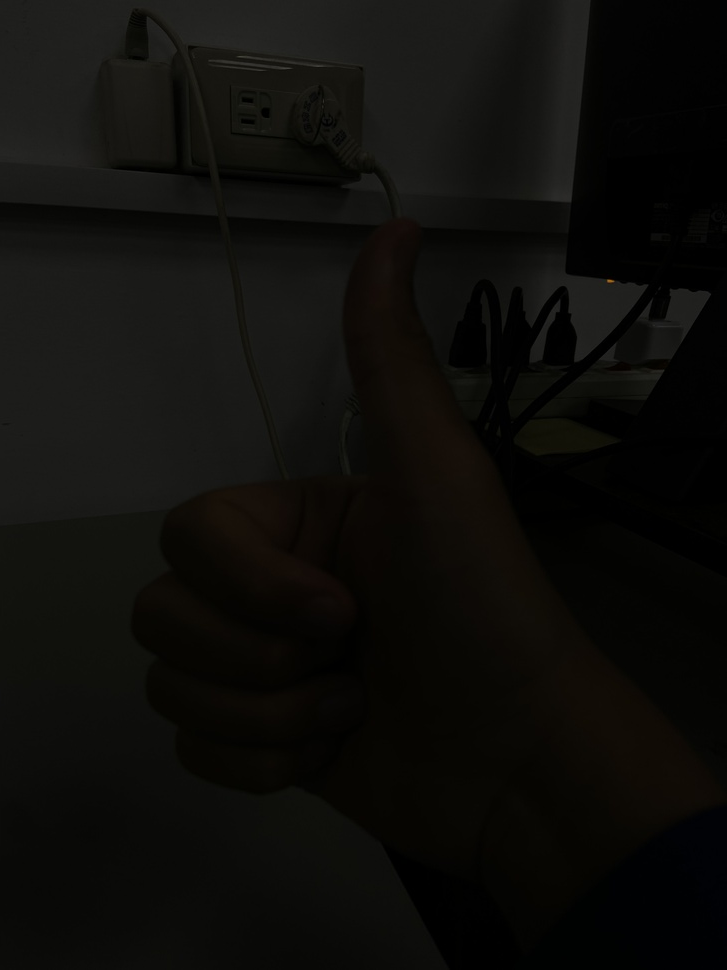
#> input picture hw1/hw1.jpeg, 727 x 970 px, shrunk from 3024 x 4032 before the run
$ python HW1_B11002220_opencv.py
#> lines starting #> are read from the running program, lines starting #| are printed output that depends on the picture
import cv2
import numpy as np
from matplotlib import pyplot as plt

# 載入圖片
image = cv2.imread("hw1.jpeg")
#> image is the input picture: shape (970, 727, 3); mean B, G, R 10.4, 13, 13.6
gray_image = cv2.cvtColor(image, cv2.COLOR_BGR2GRAY)
# 顯示原圖片 & 直方圖
plt.figure()
plt.title("Before equalizeHist by opencv ")
plt.imshow(gray_image, cmap='gray')
plt.show()
hist = cv2.calcHist([gray_image], [0], None, [256], [0, 256])
#> hist = 256 values, max 45015 at index 1, min 0 at index 72, mean 2754.6
hist.flatten()
plt.figure()
plt.title("hist by opencv ")
plt.xlabel("Bins")
plt.ylabel("numbers of piexls ")
plt.plot(hist)
plt.show()
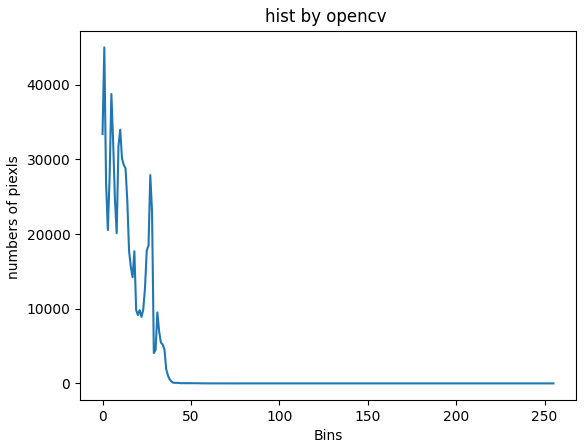
#> figure drawn by matplotlib, 1 panel; curve peaks at x = 1, y = 45015

# 轉換成等化直方圖
eqHist = cv2.equalizeHist(gray_image)
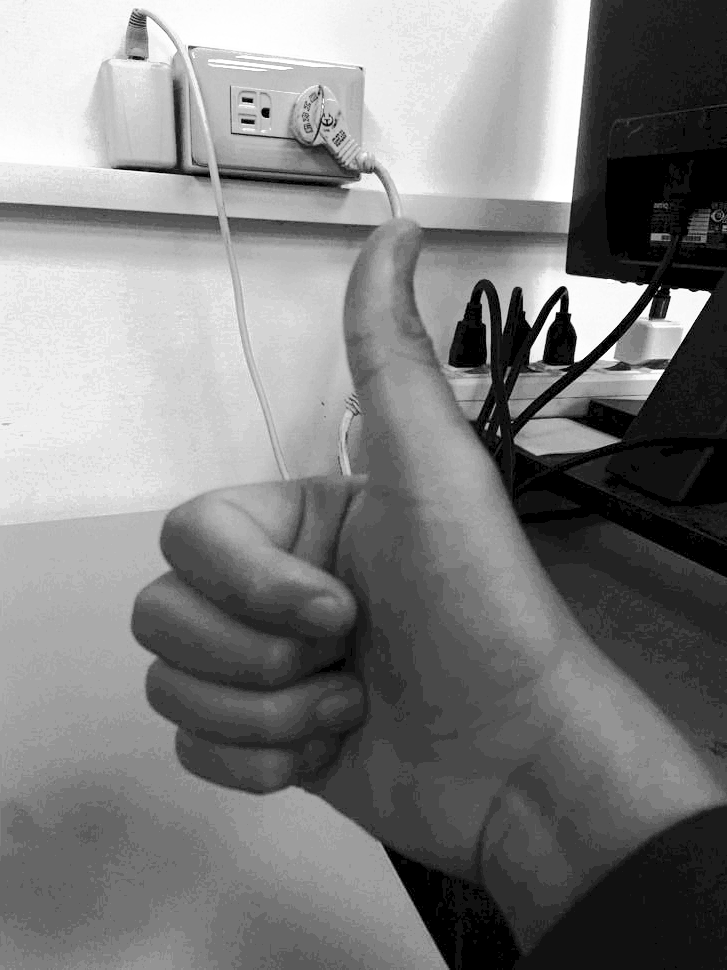
#> eqHist: shape (970, 727); min 0, max 255, mean 126
# 顯示轉換後 & 直方圖
plt.figure()
plt.title("After equalizeHist by opencv")
plt.imshow(eqHist, cmap='gray')
plt.show()

hist = cv2.calcHist([eqHist], [0], None, [256], [0, 256])
#> hist = 256 values, max 45015 at index 17, min 0 at index 1, mean 2754.6
hist.flatten()# 二維轉一維才能顯示
# print(hist)
plt.figure()
plt.title("hist by opencv")
plt.xlabel("Bins")
plt.ylabel("numbers of piexls ")
plt.plot(hist)
plt.show()
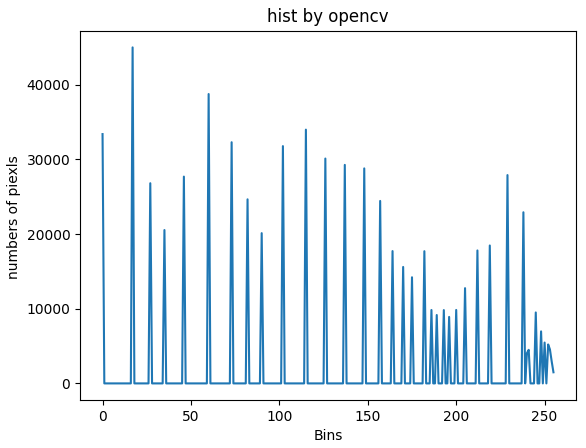
#> figure drawn by matplotlib, 1 panel; curve peaks at x = 17, y = 45015

$ run again, with hw1/test.jpeg copied over hw1/hw1.jpeg
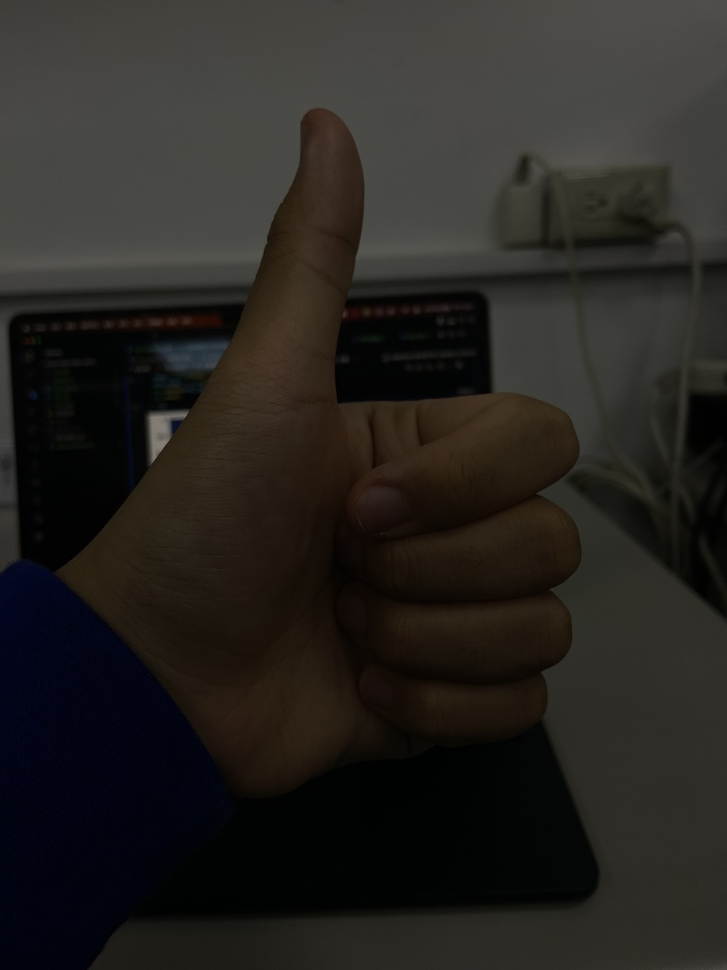
#> input picture hw1/test.jpeg, 727 x 970 px, shrunk from 3024 x 4032 before the run
#> image is the input picture: shape (970, 727, 3); mean B, G, R 32.6, 36.4, 38.6
#> `hist = cv2.calcHist([gray_image], [0], None, [256], [0, 256])`: hist = 256 values, max 36122 at index 73, min 0 at index 131, mean 2754.6
#> `eqHist = cv2.equalizeHist(gray_image)`:
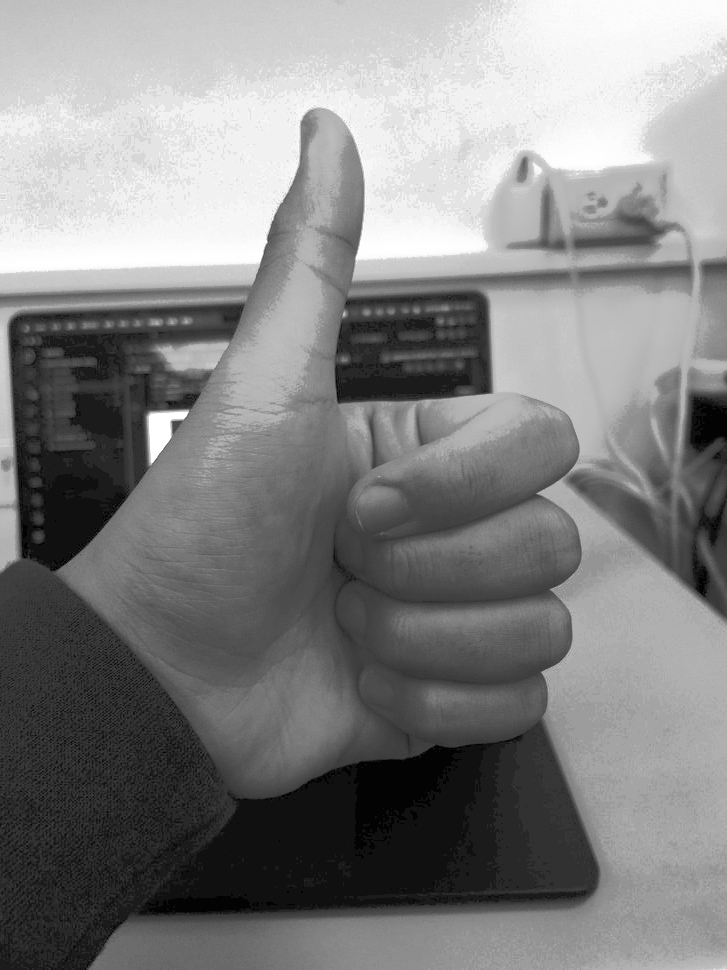
#> eqHist: shape (970, 727); min 0, max 255, mean 130.4
#> `hist = cv2.calcHist([eqHist], [0], None, [256], [0, 256])`: hist = 256 values, max 36122 at index 241, min 0 at index 1, mean 2754.6
#> `plt.show()`:
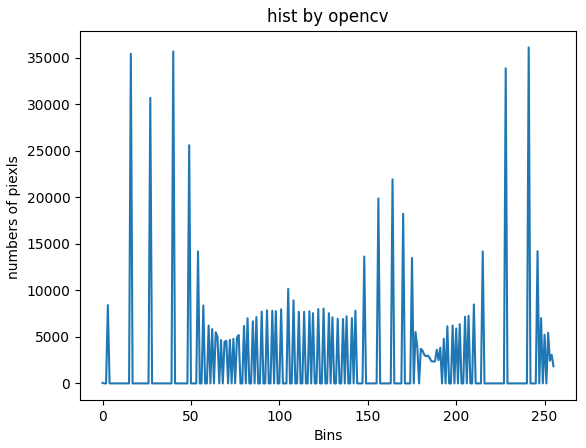
#> figure drawn by matplotlib, 1 panel; curve peaks at x = 241, y = 36122
